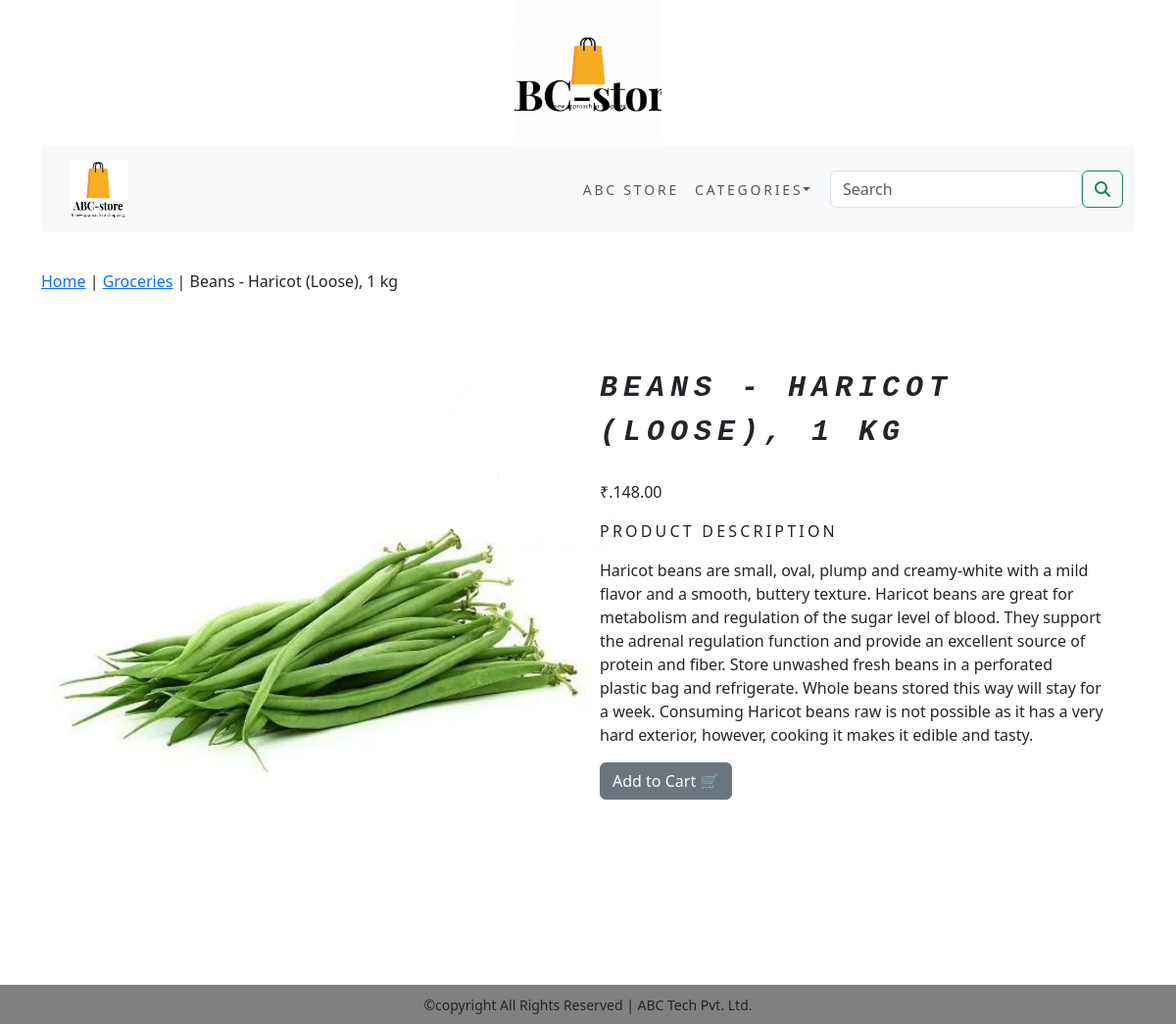
Screenshot of /groceries/beans-haricot-loose-1-kg/ with the database file from the repository.
### shop/models.py (models this page shows, shortened)
class Product(models.Model):
    name=models.CharField(max_length=150,unique=True)
    slug=models.SlugField(max_length=150, unique=True)
    description=models.TextField(blank=True)
    price=models.DecimalField(max_digits=10,decimal_places=2)
    category=models.ForeignKey(Category,on_delete=models.CASCADE)
    image=models.ImageField(upload_to='product',blank=True)
    stock=models.IntegerField()
    available=models.BooleanField(default=True)
    created=models.DateTimeField(auto_now_add=True)
    updated=models.DateTimeField(auto_now=True)
    class Meta:
        ordering = ('name',)
        verbose_name = 'product'
        verbose_name_plural = 'products'

class Category(models.Model):
    name=models.CharField(max_length=150,unique=True)
    slug=models.SlugField(max_length=150,unique=True)
    description=models.TextField(blank=True)
    image=models.ImageField(upload_to='category',blank=True)
    class Meta:
        ordering=('name',)
        verbose_name='category'
        verbose_name_plural='categories'
    def get_url(self):
        return reverse('shop:products_by_category',args=[self.slug])
    def __str__(self):
        return '{}'.format(self.name)

### shop/views.py (the view)
# urls.py: path('<slug:c_slug>/<slug:p_slug>/', views.proDetail,name='prodCatdetail'),
def proDetail(request, c_slug, p_slug):
    try:
        product = Product.objects.get(category__slug=c_slug, slug=p_slug)
    except Exception as e:
        raise e
    return render(request, 'product.html', {'product': product})

### cart/context_processors.py (called while the page is built)
def counter(request):
    item_count=0
    if 'admin' in request.path:
        return{}
    else:
        try:
            cart=Cart.objects.filter(cart_id= _cart_id(request))
            cart_items=CartItem.objects.all().filter(cart=cart[:1])
            for cart_item in cart_items:
                item_count += cart_item.quantity
        except Cart.DoesNotExist:
            item_count=0
    return dict(item_count=item_count)

### cart/views.py (called while the page is built)
def _cart_id(request):
    cart = request.session.session_key
    if not cart:
        cart = request.session.create()
    return cart

### shop/context_processors.py (called while the page is built)
def menu_links(request):
    links=Category.objects.all()
    return dict(links=links)

### templates/product.html (shortened to what this page needs)
{% extends 'base.html' %}
{% load static %}
{% block content %}
<div class="row my_prod_row_class">
    <div class="mx-auto">
        <p><a href="{% url 'shop:allProductCat' %}">Home</a> | <a href="{{product.category.get_url}}">{{product.category}}</a> | {{product.name}} </p>
    </div>
</div>
<div class="container">
<br>
<div class="row">
    <div class="col-md-6 text-center">
        <div style="min-width:18rem;">
            <img style="padding-bottom:70px; width:36rem;height:auto;" src="{{product.image.url}}" alt="{{product.name}}">
        </div>
    </div>
    <div class="col-md-6">
        <div>
            <p class="my_prod_title" style="font-size:30px;font-family: 'Chivo Mono', monospace;"><b><i>{{product.name}}</i></b></p>
            <p> ₹.{{product.price}}</p>
            <p class="my_title">Product Description</p>
            <p class="text-justify my_prod_text">{{product.description}}</p>
            {% if product.stock <= 0 %}
            <p class="text-justify my_prod_text" style="font-size:25px;font-family: 'PT Sans',cursive;"><b><i>Out of stock</i></b></p>
            {% else %}
            <a class="btn btn-secondary" href="{% url 'cart:add_cart' product.id %}">Add to Cart 🛒</a>
            {% endif %}
        </div>
    </div>
</div>
</div>
{% endblock %}

### Static/css/custom.css (style rules this page uses)
body { font-family:Roboto Condensed; }
.my_title { font-size:16px; text-transform:uppercase; letter-spacing:0.2em; }
.my_prod_row_class { padding-top:15px; padding-bottom:20px; }
.my_prod_title { font-size:46px; text-transform:uppercase; letter-spacing:0.2em; padding-top:15px; padding-bottom:10px; }
.my_prod_text { padding-right:20px; }

### rows the page displays
Product: category "Groceries", name "Beans - Haricot (Loose), 1 kg", image (picture), name "BEANS - HARICOT (LOOSE), 1 KG", price "148.00", description "Haricot beans are small, oval, plump and creamy-white with a mild flavor and a smooth, buttery texture. Haricot beans are great for metabolism and regulation of the sugar level of blood. They support the adrenal regulation function and provide an excellent source of protein and fiber. Store unwashed fresh beans in a perforated plastic bag and refrigerate. Whole beans stored this way will stay for a week. Consuming Haricot beans raw is not possible as it has a very hard exterior, however, cooking it makes it edible and tasty."
